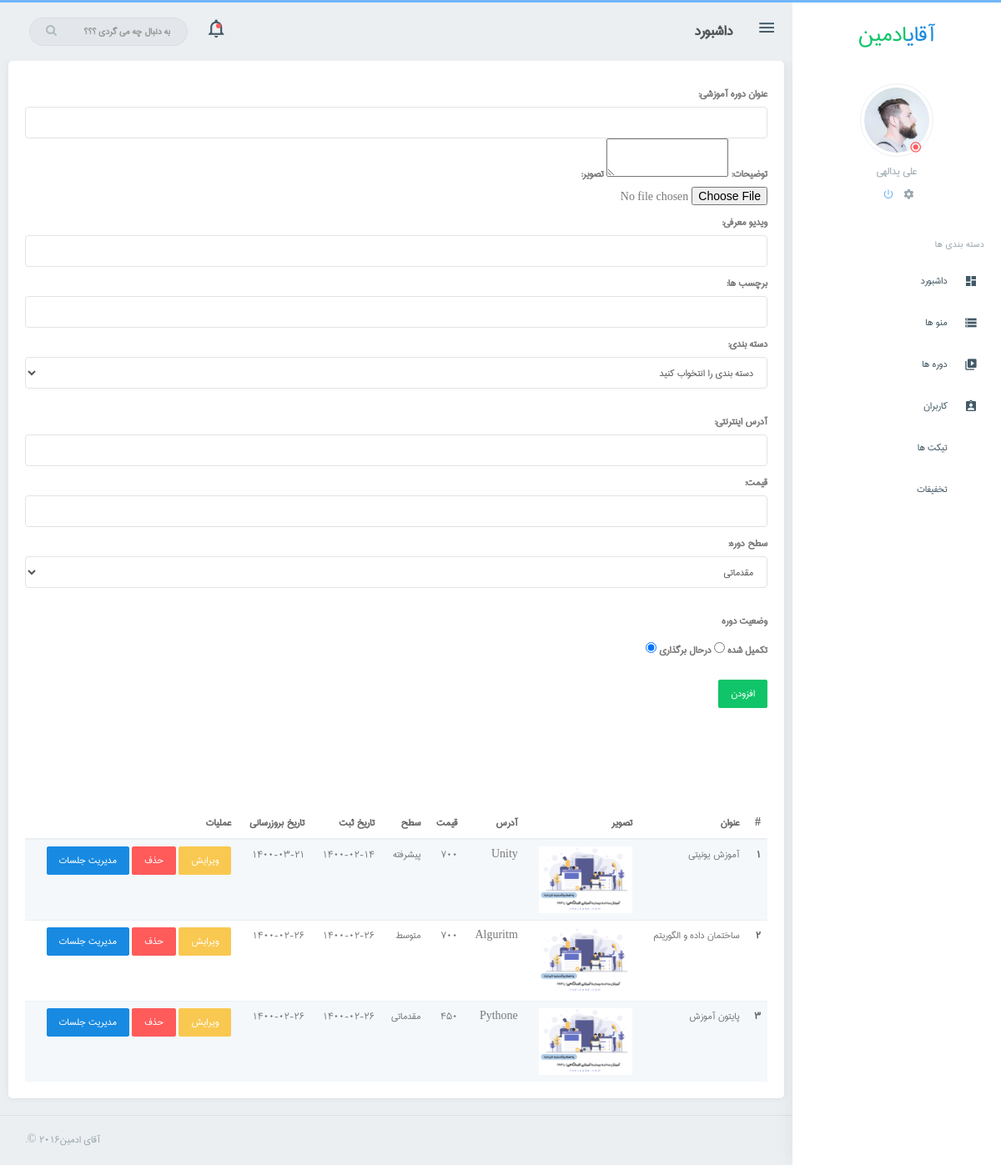
Screenshot of /admin/course.php with the database file from the repository.
### tables this page shows
CREATE TABLE IF NOT EXISTS `course` (
  `id` int(11) NOT NULL AUTO_INCREMENT,
  `title` varchar(255) NOT NULL,
  `content` text NOT NULL,
  `image` varchar(255) NOT NULL,
  `tag` text NOT NULL,
  `cat` int(11) NOT NULL,
  `slug` varchar(255) NOT NULL,
  `value` bigint(50) NOT NULL,
  `level` int(11) NOT NULL,
  `status` int(11) NOT NULL DEFAULT '0',
  `intro` varchar(255) NOT NULL,
  `create_date` int(11) NOT NULL,
  `update_date` int(11) NOT NULL,
  PRIMARY KEY (`id`)
);

### script/jdf/jdf.php (called while the page is built, shortened)
<?php
function jdate($format, $timestamp = '', $none = '', $time_zone = 'Asia/Tehran', $tr_num = 'fa') {
  $T_sec = 0;
  $ts = $T_sec + (($timestamp === '') ? time() : tr_num($timestamp));
  $date = explode('_', date('H_i_j_n_O_P_s_w_Y', $ts));
  list($j_y, $j_m, $j_d) = gregorian_to_jalali($date[8], $date[3], $date[2]);
  $sl = strlen($format);
  $out = '';
  for ($i = 0; $i < $sl; $i++) {
    $sub = substr($format, $i, 1);
    switch ($sub) {
      case 'd':
        $out .= ($j_d < 10) ? '0' . $j_d : $j_d;
        break;
      case 'm':
        $out .= ($j_m > 9) ? $j_m : '0' . $j_m;
        break;
      case 'Y':
        $out .= $j_y;
        break;
      default:
        $out .= $sub;
    }
  }
  return ($tr_num != 'en') ? tr_num($out, 'fa', '.') : $out;
}
function tr_num($str, $mod = 'en', $mf = '٫') {
  $num_a = array('0', '1', '2', '3', '4', '5', '6', '7', '8', '9', '.');
  $key_a = array('۰', '۱', '۲', '۳', '۴', '۵', '۶', '۷', '۸', '۹', $mf);
  return ($mod == 'fa') ? str_replace($num_a, $key_a, $str) : str_replace($key_a, $num_a, $str);
}
function gregorian_to_jalali($gy, $gm, $gd, $mod = '') {
   list($gy, $gm, $gd) = explode('_', tr_num($gy . '_' . $gm . '_' . $gd));
  $g_d_m = array(0, 31, 59, 90, 120, 151, 181, 212, 243, 273, 304, 334);
  $gy2 = ($gm > 2) ? ($gy + 1) : $gy;
  $days = 355666 + (365 * $gy) + ((int) (($gy2 + 3) / 4)) - ((int) (($gy2 + 99) / 100)) + ((int) (($gy2 + 399) / 400)) + $gd + $g_d_m[$gm - 1];
  $jy = -1595 + (33 * ((int) ($days / 12053)));
  $days %= 12053;
  $jy += 4 * ((int) ($days / 1461));
  $days %= 1461;
  if ($days > 365) {
    $jy += (int) (($days - 1) / 365);
    $days = ($days - 1) % 365;
  }
  if ($days < 186) {
    $jm = 1 + (int) ($days / 31);
    $jd = 1 + ($days % 31);
  } else {
    $jm = 7 + (int) (($days - 186) / 30);
    $jd = 1 + (($days - 186) % 30);
  }
  return ($mod == '') ? array($jy, $jm, $jd) : $jy . $mod . $jm . $mod . $jd;
}

### admin/course.php (the view, shortened to what this page needs)
<?php
include 'header.php';
$num = 1;
$result = $conn->prepare("SELECT * FROM course");
$result->execute();
$posts = $result->fetchall(PDO::FETCH_ASSOC);
?>
<form method="POST" enctype="multipart/form-data">
    <label>عنوان دوره آموزشی:</label>
    <input name="title" type="text" class="form-control">
    <label>توضیحات:</label>
    <textarea name="content" id="my_editor" class="editor">
        </textarea>
    <label>تصویر:</label>
    <input type="file" name="fileToUpload" id="fileToUpload">
    <label>ویدیو معرفی:</label>
    <input name="intro" type="text" class="form-control">
    <label>برچسب ها:</label>
    <input name="tag" type="text" class="form-control">
    <label>دسته بندی:</label>
    <select name="cat" class="form-control">
        <option disabled selected>دسته بندی را انتخواب کنید</option>
    </select><br>
    <label>آدرس اینترنتی:</label>
    <input name="slug" type="text" class="form-control">
    <label>قیمت:</label>
    <input name="value" type="text" class="form-control">
    <label>سطح دوره:</label>
    <select name="level" class="form-control">
        <option value="1">مقدماتی</option>
    </select><br>
    <label>وضعیت دوره</label><br>
    <label>تکمیل شده</label>
    <input type="radio" name="status" value="1">
    <label>درحال برگذاری</label>
    <input type="radio" name="status" value="0" checked>
    <br>
    <br>
    <input type="submit" name="sub" value="افزودن" class="btn btn-success">
</form>
<br><br>
<br><br><br><br>
<table class="table table-striped m-0">
    <thead>
        <tr>
            <th>#</th>
            <th>عنوان</th>
            <th>تصویر</th>
            <th>آدرس</th>
            <th>قیمت</th>
            <th>سطح</th>
            <th>تاریخ ثبت</th>
            <th>تاریخ بروزرسانی</th>
            <th>عملیات</th>
        </tr>
    </thead>
    <tbody>
        <?php foreach ($posts as $post) { ?>
        <tr>
            <th scope="row"><?php echo $num++; ?></th>
            <td><?php echo $post['title']; ?></td>
            <td><img src="../assets/upload/course/<?= $post['image']; ?>" alt="" height="80px"></td>
            <td><?php echo $post['slug']; ?></td>
            <td><?php echo $post['value']; ?></td>
            <td><?php if ($post['level'] == 1) {
                        echo 'مقدماتی';
                    } elseif ($post['level'] == 2) {
                        echo 'متوسط';
                    } elseif ($post['level'] == 3) {
                        echo 'پیشرفته';
                    } ?></td>
            <td><?php echo jdate('Y-m-d', $post['create_date']); ?></td>
            <td><?php echo jdate('Y-m-d', $post['update_date']); ?></td>
            <td>
                <a href="editcourse.php?id=<?php echo $post['id'] ?>" class="btn btn-warning">ویرایش</a>
                <a href="deletecourse.php?id=<?php echo $post['id'] ?>" class="btn btn-danger">حذف</a>
                <a href="partcourse.php?course=<?php echo $post['id'] ?>" class="btn btn-primary">مدیریت جلسات</a>
            </td>
        </tr>
        <?php } ?>
    </tbody>
</table>
<?php include 'footer.php'; ?>

### admin/header.php (shortened to what this page needs)
<?php
include '../script/jdf/jdf.php';
?>
<!DOCTYPE html>
<html lang="en" dir="rtl">
<head>
    <link rel="stylesheet" href="assets/plugins/morris/morris.css">
    <link href="assets/css/bootstrap-rtl.min.css" rel="stylesheet" type="text/css" />
    <link href="assets/css/core.css" rel="stylesheet" type="text/css" />
    <link href="assets/css/components.css" rel="stylesheet" type="text/css" />
    <link href="assets/css/icons.css" rel="stylesheet" type="text/css" />
    <link href="assets/css/pages.css" rel="stylesheet" type="text/css" />
    <link href="assets/css/menu.css" rel="stylesheet" type="text/css" />
    <link href="assets/css/responsive.css" rel="stylesheet" type="text/css" />
</head>
<body class="fixed-left">
    <div id="wrapper">
        <div class="topbar">
            <div class="topbar-left">
                <a href="index.html" class="logo"><span>آقای<span>ادمین</span></span></a>
            </div>
            <div class="navbar navbar-default" role="navigation">
                <div class="container">
                    <ul class="nav navbar-nav navbar-left">
                        <li>
                            <button class="button-menu-mobile open-left">
                                <i class="zmdi zmdi-menu"></i>
                            </button>
                        </li>
                        <li>
                            <h4 class="page-title">داشبورد</h4>
                        </li>
                    </ul>
                    <ul class="nav navbar-nav navbar-right">
                        <li>
                            <div class="notification-box">
                                <ul class="list-inline m-b-0">
                                    <li>
                                        <a href="javascript:void(0);" class="right-bar-toggle">
                                            <i class="zmdi zmdi-notifications-none"></i>
                                        </a>
                                        <div class="noti-dot">
                                            <span class="pulse"></span>
                                        </div>
                                    </li>
                                </ul>
                            </div>
                        </li>
                        <li class="hidden-xs">
                            <form role="search" class="app-search">
                                <input type="text" placeholder="به دنبال چه می گردی ؟؟؟" class="form-control">
                                <a href=""><i class="fa fa-search"></i></a>
                            </form>
                        </li>
                    </ul>
                </div>
            </div>
        </div>
        <div class="left side-menu">
            <div class="sidebar-inner slimscrollleft">
                <div class="user-box">
                    <div class="user-img">
                        <img src="assets/images/users/avatar-1.jpg" alt="user-img" title="Mat Helme"
                            class="img-circle img-thumbnail img-responsive">
                        <div class="user-status offline"><i class="zmdi zmdi-dot-circle"></i></div>
                    </div>
                    <h5><a href="#">علی یدالهی</a> </h5>
                    <ul class="list-inline">
                        <li>
                            <a href="#">
                                <i class="zmdi zmdi-settings"></i>
                            </a>
                        </li>
                        <li>
                            <a href="#" class="text-custom">
                                <i class="zmdi zmdi-power"></i>
                            </a>
                        </li>
                    </ul>
                </div>
                <div id="sidebar-menu">
                    <ul>
                        <li class="text-muted menu-title">دسته بندی ها</li>
                        <li>
                            <a href="index.php" class="waves-effect"><i class="zmdi zmdi-view-dashboard"></i> <span>
                                    داشبورد </span> </a>
                        </li>
                        <li>
                            <a href="menu.php" class="waves-effect"><i class="zmdi zmdi-storage"></i> <span> منو ها
                                </span> </a>
                        </li>
                        <li>
                            <a href="course.php" class="waves-effect"><i class="zmdi zmdi-collection-video"></i> <span>
                                    دوره ها </span> </a>
                        </li>
                        <li>
                            <a href="users.php" class="waves-effect"><i class="zmdi zmdi-assignment-account"></i> <span>
                                    کاربران </span> </a>
                        </li>
                        <li>
                            <a href="ticket.php" class="waves-effect"><i class="zmdi zmdi-ticket"></i>
                                <span> تیکت ها </span> </a>
                        </li>
                        <li>
                            <a href="off.php" class="waves-effect"><i class="zmdi zmdi-ticket"></i>
                                <span> تخفیفات</span> </a>
                        </li>
                    </ul>
                </div>
            </div>
        </div>
        <div class="content-page">
            <div class="content">
                <div class="container">
                    <div class="row">
                        <div class="card-box">

### admin/footer.php (shortened to what this page needs)
</div>
</div>
</div>
</div>
<footer class="footer">
    آقای ادمین2016 ©.
</footer>
</div>
</div>
</body>
</html>

### admin/assets/css/core.css (style rules this page uses)
html,body,div, span, applet, object, iframe, h1, h2, h3, h4, h5, h6, p, blockquote, pre, a, abbr, acronym, address, big, cite, code, del, dfn, em, img, ins, kbd, q, s, samp, small, strike, strong, sub, sup, tt, var, b, u, i, center, dl, dt, dd, ol, ul, li, fieldset, form, label, legend, table, caption, tbody, tfoot, thead, tr, th, td, article, aside, canvas, details, embed, figure, figcaption, footer, header, hgroup, menu, menu, output, ruby, section, summary, time, mark, audio, video { font-family: 'iran'; }
body { background: #ebeff2; font-family: 'iran', sans-serif; margin: 0; padding-bottom: 60px; overflow-x: hidden; color: #797979; }
html { position: relative; min-height: 100%; background: #ebeff2; }
h1, h2, h3, h4, h5, h6 { color: #505458; font-family: 'iran', sans-serif; margin: 10px 0; }
h4 { line-height: 22px; }
h5 { font-size: 15px; }
* { outline: none !important; }
.container { width: auto; }
.footer { border-top: 1px solid rgba(152, 166, 173, 0.2); bottom: 0; color: #98a6ad; text-align: left !important; padding: 19px 30px 20px; position: absolute; left: 0; right: 250px; }
#wrapper { height: 100%; overflow: hidden; width: 100%; }
.page-title { font-size: 20px; font-weight: 600; margin-bottom: 0px; margin-top: 0px; line-height: 70px; }
.m-0 { margin: 0 !important; }
.m-b-0 { margin-bottom: 0 !important; }
.card-box { padding: 20px; box-shadow: 0 0px 8px 0 rgba(0, 0, 0, 0.06), 0 1px 0px 0 rgba(0, 0, 0, 0.02); -webkit-border-radius: 5px; border-radius: 5px; -moz-border-radius: 5px; background-clip: padding-box; margin-bottom: 20px; background-color: #ffffff; }
.row { margin-right: -10px; margin-left: -10px; }
.img-thumbnail { border: 1px solid #EBEFF2; }
.text-custom { color: #71b6f9 !important; }
.text-muted { color: #98a6ad !important; }
.form-control { background-color: #FFFFFF; border: 1px solid #E3E3E3; border-radius: 4px; color: #565656; padding: 7px 12px; height: 38px; max-width: 100%; -webkit-box-shadow: none; box-shadow: none; -webkit-transition: all 300ms linear; -moz-transition: all 300ms linear; -o-transition: all 300ms linear; -ms-transition: all 300ms linear; transition: all 300ms linear; }
.waves-effect { position: relative; cursor: pointer; display: inline-block; overflow: hidden; -webkit-user-select: none; -moz-user-select: none; -ms-user-select: none; user-select: none; -webkit-tap-highlight-color: transparent; vertical-align: middle; z-index: 1; will-change: opacity, transform; -webkit-transition: all 0.3s ease-out; -moz-transition: all 0.3s ease-out; -o-transition: all 0.3s ease-out; -ms-transition: all 0.3s ease-out; transition: all 0.3s ease-out; }
.pull-right, .navbar-right { float: left !important; }
.pull-left, .navbar-left { float: right !important; }

### admin/assets/css/components.css (style rules this page uses)
.btn { border-radius: 2px; padding: 6px 14px; }
.btn-custom, .btn-primary, .btn-success, .btn-info, .btn-warning, .btn-danger, .btn-inverse, .btn-purple, .btn-pink { color: #ffffff !important; }
.btn-primary { background-color: #188ae2 !important; border: 1px solid #188ae2 !important; }
.btn-success { background-color: #10c469 !important; border: 1px solid #10c469 !important; }
.btn-warning { background-color: #f9c851 !important; border: 1px solid #f9c851 !important; }
.btn-danger { background-color: #ff5b5b !important; border: 1px solid #ff5b5b !important; }
.table { margin-bottom: 10px; }
.table-striped > tbody > tr:nth-of-type(odd), .table-hover > tbody > tr:hover, .table > thead > tr > td.active, .table > tbody > tr > td.active, .table > tfoot > tr > td.active, .table > thead > tr > th.active, .table > tbody > tr > th.active, .table > tfoot > tr > th.active, .table > thead > tr.active > td, .table > tbody > tr.active > td, .table > tfoot > tr.active > td, .table > thead > tr.active > th, .table > tbody > tr.active > th, .table > tfoot > tr.active > th { background-color: #f4f8fb !important; }
.table > thead > tr > th, .table > tbody > tr > th, .table > tfoot > tr > th, .table > thead > tr > td, .table > tbody > tr > td, .table > tfoot > tr > td, .table > thead > tr > th, .table-bordered { border-top: 1px solid #ebeff2; }
.table > thead > tr > th { vertical-align: bottom; border-bottom: 2px solid #ebeff2; }
tbody { color: #797979; }
th { color: #666666; font-weight: 600; }

### admin/course.php (style rules this page uses)
label { margin-top: 10px; margin-bottom: 5px; }

### rows the page displays
course: title "آموزش یونیتی", image (picture), slug "Unity", value "700", level "پیشرفته", create_date "۱۴۰۰-۰۲-۱۴", update_date "۱۴۰۰-۰۳-۲۱"
course: title "ساختمان داده و الگوریتم", image (picture), slug "Alguritm", value "700", level "متوسط", create_date "۱۴۰۰-۰۲-۲۶", update_date "۱۴۰۰-۰۲-۲۶"
course: title "پایتون آموزش", image (picture), slug "Pythone", value "450", level "مقدماتی", create_date "۱۴۰۰-۰۲-۲۶", update_date "۱۴۰۰-۰۲-۲۶"
